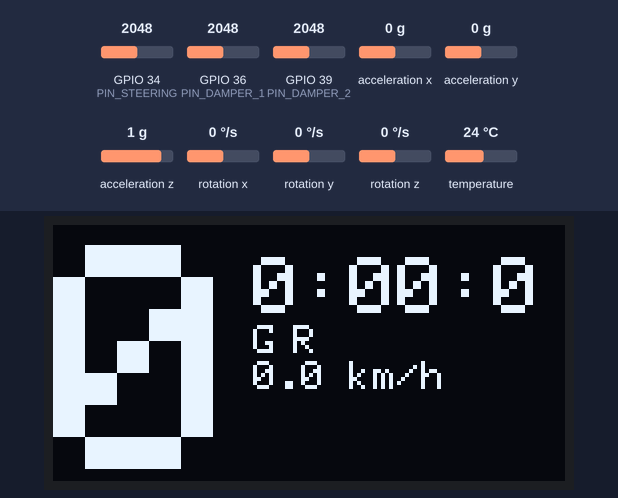
A program run on a simulated ESP32. Shown: 128×64 one-colour display. Inputs (shaded band) come from the test bench; at power-on: GPIO 34 (PIN_STEERING) = 2048, GPIO 36 (PIN_DAMPER_1) = 2048, GPIO 39 (PIN_DAMPER_2) = 2048, acceleration x 0 g, acceleration y 0 g, acceleration z 1 g, rotation x 0 °/s, rotation y 0 °/s, rotation z 0 °/s, temperature 24 °C. No CAN messages arrive unless stated; storage starts empty; EEPROM starts erased; what the program prints to the serial monitor is not drawn.

Above: at 0.3 s.

The program:

main.cpp
```cpp
#include "includes.h"

QueueHandle_t canQueue;
char logFileName[32] = "/datalog.csv";

volatile int currentGear = 0;
volatile float currentGpsSpeed = 0.0;
volatile unsigned long lastLapTime = 0;
volatile unsigned long lastGearCanRxMs = 0;
volatile unsigned long lastGpsPositionCanRxMs = 0;
volatile uint32_t frontCanQueueDrops = 0;
volatile uint32_t frontCanTxFailures = 0;
volatile bool frontCanReady = false;
volatile bool frontSdReady = false;
volatile uint32_t frontSdWriteFailures = 0;

void setup() {
  Serial.begin(115200);
  Serial.println("Booting Front Module...");

  setupPins();  // GPIO
  setupSD();    // SD on HSPI
  setupOLED();  // OLED on VSPI/Software
  setupMPU();   // I2C
  setupCAN();   // TWAI

  canQueue = xQueueCreate(200, sizeof(LogMessage));
  if (!canQueue) {
    DEBUG_PRINTLN(F("CAN log queue allocation failed"));
  }

  // Task Start
  if (canQueue) {
    xTaskCreatePinnedToCore(SD_Task,  "SD_Log", 4096, NULL, 1, NULL, 0); // Core 0
  }
  if (frontCanReady && canQueue) {
    xTaskCreatePinnedToCore(CAN_Task, "CAN_RX", 4096, NULL, 4, NULL, 1); // Core 1
  }
}

void loop() {
  static TickType_t lastWakeTime = xTaskGetTickCount();
  static unsigned long lastDisplayUpdate = 0;
  static unsigned long lastMpuRetry = 0;
  unsigned long currentMillis = millis();

  // Mark each remote data source missing until a recent valid CAN frame arrives.
  NO_REAR = lastGearCanRxMs == 0 ||
            currentMillis - lastGearCanRxMs > REAR_CAN_TIMEOUT_MS;
  NO_GPS = lastGpsPositionCanRxMs == 0 ||
           currentMillis - lastGpsPositionCanRxMs > GPS_CAN_TIMEOUT_MS;

  // 1. Read Analog Sensors (Dampers, Steering)
  int d1 = analogRead(PIN_DAMPER_1);
  int d2 = analogRead(PIN_DAMPER_2);
  int str = analogRead(PIN_STEERING);

  uint8_t analogMsg[6];
  analogMsg[0] = (d1 >> 8) & 0xFF;  analogMsg[1] = d1 & 0xFF;
  analogMsg[2] = (d2 >> 8) & 0xFF;  analogMsg[3] = d2 & 0xFF;
  analogMsg[4] = (str >> 8) & 0xFF; analogMsg[5] = str & 0xFF;

  broadcastData(CAN_ID_FRONT_ANALOG, analogMsg, 6);

  // 2. Read MPU (Accel & Gyro). Probe first because the Adafruit read API
  // does not reliably surface an I2C disconnect as a failed getEvent().
  if (mpuReady) {
    Wire.beginTransmission(MPU6050_I2CADDR_DEFAULT);
    if (Wire.endTransmission() != 0) mpuReady = false;
  } else if (currentMillis - lastMpuRetry >= 5000) {
    lastMpuRetry = currentMillis;
    setupMPU();
  }

  sensors_event_t a, g, temp;
  if (mpuReady && mpu.getEvent(&a, &g, &temp)) {
    int16_t ax = (int16_t)(a.acceleration.x * 100);
    int16_t ay = (int16_t)(a.acceleration.y * 100);
    int16_t az = (int16_t)(a.acceleration.z * 100);

    int16_t gx = (int16_t)(g.gyro.x * 100);
    int16_t gy = (int16_t)(g.gyro.y * 100);
    int16_t gz = (int16_t)(g.gyro.z * 100);

    uint8_t accelMsg[6];
    accelMsg[0] = (ax >> 8) & 0xFF;  accelMsg[1] = ax & 0xFF;
    accelMsg[2] = (ay >> 8) & 0xFF;  accelMsg[3] = ay & 0xFF;
    accelMsg[4] = (az >> 8) & 0xFF;  accelMsg[5] = az & 0xFF;
    broadcastData(CAN_ID_ACCEL, accelMsg, 6);

    uint8_t gyroMsg[6];
    gyroMsg[0] = (gx >> 8) & 0xFF;  gyroMsg[1] = gx & 0xFF;
    gyroMsg[2] = (gy >> 8) & 0xFF;  gyroMsg[3] = gy & 0xFF;
    gyroMsg[4] = (gz >> 8) & 0xFF;  gyroMsg[5] = gz & 0xFF;
    broadcastData(CAN_ID_GYRO, gyroMsg, 6);
  }

  // 3. Update Display at a lower frequency (e.g., 10Hz)
  if (currentMillis - lastDisplayUpdate >= DISPLAY_PERIOD_MS) {
    if (displayReady) {
      updateDisplay(currentGear, lastLapTime, currentGpsSpeed);
    }
    lastDisplayUpdate = currentMillis;
  }

  // Precise LOGGING_FREQ_HZ loop timing
  vTaskDelayUntil(&lastWakeTime, pdMS_TO_TICKS(LOGGING_PERIOD_MS));
}
```

canIDs.h
```cpp
#ifndef CAN_IDS_H
#define CAN_IDS_H

// ================================================================
// FRONT MODULE SENSORS
// ================================================================
#define CAN_ID_FRONT_ANALOG   0x500 // Data: [D1_H, D1_L, D2_H, D2_L, STR_H, STR_L]
#define CAN_ID_ACCEL          0x501 // Data: [AX_H, AX_L, AY_H, AY_L, AZ_H, AZ_L]
#define CAN_ID_GYRO           0x502 // Data: [GX_H, GX_L, GY_H, GY_L, GZ_H, GZ_L]

// ================================================================
// REAR MODULE SENSORS
// ================================================================
#define CAN_ID_GEAR           0x700 // Data: [GearNum]
#define CAN_ID_REAR_ANALOG    0x701 // Data: [RL_H, RL_L, RR_H, RR_L, BRK_H, BRK_L]

// GPS (Split into 2 frames because floats are 4 bytes each)
#define CAN_ID_GPS_POS        0x750 // Data: [Lat_B0..B3, Lon_B0..B3]
#define CAN_ID_GPS_SPD        0x751 // Data: [Spd_B0..B3, 0, 0, 0, 0]

#define CAN_ID_LAPTIME        0x777 // Data: [LapTimeMs_B3, LapTimeMs_B2, LapTimeMs_B1, LapTimeMs_B0]

#endif
```

debug.h
```cpp
#ifndef DEBUG_H
#define DEBUG_H

#include <Arduino.h>

// ================================================================
// DEBUG CONFIGURATION
// ================================================================
// Set this to 0 to disable all Serial prints
#define ENABLE_DEBUG 1

// Macro definitions
#if ENABLE_DEBUG
  #define DEBUG_BEGIN(speed)    Serial.begin(speed)
  #define DEBUG_PRINT(...)      Serial.print(__VA_ARGS__)
  #define DEBUG_PRINTLN(...)    Serial.println(__VA_ARGS__)
  #define DEBUG_PRINTF(...)     Serial.printf(__VA_ARGS__)
#else
  #define DEBUG_BEGIN(speed)
  #define DEBUG_PRINT(...)
  #define DEBUG_PRINTLN(...)
  #define DEBUG_PRINTF(...)
#endif

#endif
```

includes.h
```cpp
#ifndef FRONT_MODULE_INCLUDES
#define FRONT_MODULE_INCLUDES

// Libraries
#include <Arduino.h>
#include <SPI.h>
#include <Wire.h>
#include <SD.h>
#include <Adafruit_GFX.h>
#include <Adafruit_SSD1306.h>
#include <Adafruit_MPU6050.h>
#include <Adafruit_Sensor.h>
#include <Preferences.h>
#include "driver/twai.h"
#include "freertos/FreeRTOS.h"
#include "freertos/task.h"
#include "freertos/queue.h"

// Local Modules
#include "pinout.h"
#include "debug.h"
#include "setup.h"
#include "loop.h"
#include "canIDs.h"

// Timing Constants
#define LOGGING_FREQ_HZ 25
#define DISPLAY_FREQ_HZ 10
#define LOGGING_PERIOD_MS (1000 / LOGGING_FREQ_HZ)
#define DISPLAY_PERIOD_MS (1000 / DISPLAY_FREQ_HZ)
#define REAR_CAN_TIMEOUT_MS 1000
#define GPS_CAN_TIMEOUT_MS 3000

// --- DATA GLOBALS (Shared) ---
extern volatile int currentGear;
extern volatile float currentGpsSpeed;
extern volatile unsigned long lastLapTime;
extern volatile unsigned long lastGearCanRxMs;
extern volatile unsigned long lastGpsPositionCanRxMs;
extern volatile uint32_t frontCanQueueDrops;
extern volatile uint32_t frontCanTxFailures;
extern volatile bool frontCanReady;
extern volatile bool frontSdReady;
extern volatile uint32_t frontSdWriteFailures;
extern bool mpuReady;
extern bool displayReady;

extern bool NO_REAR, NO_GPS;


// Dedicated SPI instance for SD Card (HSPI)
extern SPIClass sdSPI;

// Structure for message queue
struct LogMessage {
    uint32_t id;
    uint8_t len;
    uint8_t data[8];
    unsigned long timestamp;
    bool isRx; // true = RX (received), false = TX (sent by us)
};

extern QueueHandle_t canQueue;
extern Adafruit_SSD1306 display;
extern Adafruit_MPU6050 mpu;
extern char logFileName[32];

bool mountSDStorage();

#endif
```

loop.h
```cpp
#ifndef FRONT_MODULE_LOOP
#define FRONT_MODULE_LOOP

#include <Arduino.h>
#include "freertos/FreeRTOS.h"
#include "freertos/queue.h"

// Task definitions
void CAN_Task(void *pvParameters);
void SD_Task(void *pvParameters);

// Utility functions
void broadcastData(uint32_t id, uint8_t* data, size_t len);
void updateDisplay(uint8_t currentGear, unsigned long lastLapTime,
                   float gpsSpeed);

#endif
```

pinout.h
```cpp
#ifndef FRONT_MODULE_PINS_H
#define FRONT_MODULE_PINS_H

#include <Arduino.h>

// ================================================================
// OLED DISPLAY
// ================================================================
constexpr int8_t PIN_OLED_MOSI  = GPIO_NUM_13;
constexpr int8_t PIN_OLED_CLK   = GPIO_NUM_14;
constexpr int8_t PIN_OLED_DC    = GPIO_NUM_33;
constexpr int8_t PIN_OLED_CS    = GPIO_NUM_32;
constexpr int8_t PIN_OLED_RESET = -1;

// ================================================================
// SD CARD
// ================================================================
constexpr int8_t PIN_SD_MOSI = GPIO_NUM_23;
constexpr int8_t PIN_SD_MISO = GPIO_NUM_19;
constexpr int8_t PIN_SD_SCK  = GPIO_NUM_18;
constexpr int8_t PIN_SD_CS   = GPIO_NUM_22; // 22 in pinout

// ================================================================
// ANALOG SENSORS
// ================================================================
constexpr int8_t PIN_DAMPER_1    = GPIO_NUM_36;
constexpr int8_t PIN_DAMPER_2    = GPIO_NUM_39;
constexpr int8_t PIN_STEERING    = GPIO_NUM_34;

// ================================================================
// MPU 6050
// ================================================================
constexpr int8_t PIN_MPU_SDA = GPIO_NUM_21;
constexpr int8_t PIN_MPU_SCL = GPIO_NUM_25;

// ================================================================
// CAN BUS (TJA1050)
// ================================================================
constexpr int8_t PIN_CAN_TX = GPIO_NUM_27;
constexpr int8_t PIN_CAN_RX = GPIO_NUM_26;

#endif
```

setup.h
```cpp
#ifndef FRONT_MODULE_SETUP
#define FRONT_MODULE_SETUP

#include <Arduino.h>
#include <Adafruit_SSD1306.h>
#include <Adafruit_MPU6050.h>


void setupPins();
void setupOLED();
void setupSD();
void setupMPU();
void setupCAN();

#endif
```

loop.cpp
```cpp
#include "includes.h"

// Centralized function for CAN sending and SD logging
void broadcastData(uint32_t id, uint8_t* data, size_t len) {
    if (len > 8) len = 8;

    // 1. Physically send on the CAN bus
    twai_message_t txMsg = {};
    txMsg.identifier = id;
    txMsg.extd = 0;
    txMsg.data_length_code = len;
    memcpy(txMsg.data, data, len);
    if (!frontCanReady || twai_transmit(&txMsg, pdMS_TO_TICKS(5)) != ESP_OK) {
        frontCanTxFailures++;
    }

    // 2. Send to queue for SD logging
    LogMessage log;
    log.id = id;
    log.len = len;
    log.timestamp = millis();
    log.isRx = false; // Message sent locally
    memcpy(log.data, data, len);

    if (!canQueue || xQueueSend(canQueue, &log, 0) != pdTRUE) {
        frontCanQueueDrops++;
    }
}

// --- TASK: CAN RECEIVER ---
void CAN_Task(void *pvParameters) {
    twai_message_t rxMsg;
    LogMessage log;

    while (1) {
        const esp_err_t receiveResult = twai_receive(&rxMsg, pdMS_TO_TICKS(100));

        uint32_t alerts = 0;
        if (twai_read_alerts(&alerts, 0) == ESP_OK) {
            if (alerts & TWAI_ALERT_RX_QUEUE_FULL) frontCanQueueDrops++;
            if (alerts & TWAI_ALERT_TX_FAILED) frontCanTxFailures++;
            if (alerts & TWAI_ALERT_BUS_OFF) {
                frontCanReady = false;
                if (twai_initiate_recovery() != ESP_OK) frontCanTxFailures++;
            }
            if (alerts & TWAI_ALERT_BUS_RECOVERED) {
                if (twai_start() == ESP_OK) frontCanReady = true;
            }
        }

        if (receiveResult == ESP_OK) {
            // This project uses only standard Classical-CAN data frames.
            if (rxMsg.extd || rxMsg.rtr || rxMsg.dlc_non_comp ||
                rxMsg.data_length_code > 8) {
                frontCanQueueDrops++;
                continue;
            }
            const unsigned long rxTimestamp = millis();

            // 1. Log EVERYTHING received
            log.id = rxMsg.identifier;
            log.len = rxMsg.data_length_code;
            log.timestamp = rxTimestamp;
            log.isRx = true;
            memcpy(log.data, rxMsg.data, rxMsg.data_length_code);
            if (xQueueSend(canQueue, &log, 0) != pdTRUE) {
                frontCanQueueDrops++;
            }

            if (rxMsg.identifier == CAN_ID_GEAR && rxMsg.data_length_code >= 1)
                lastGearCanRxMs = rxTimestamp;
            if (rxMsg.identifier == CAN_ID_GPS_POS && rxMsg.data_length_code >= 8) {
                lastGpsPositionCanRxMs = rxTimestamp;
            }

            // 2. Update Display Variables (Only if relevant)
            if (rxMsg.identifier == CAN_ID_GEAR && rxMsg.data_length_code >= 1) {
                currentGear = rxMsg.data[0];
            }
            else if (rxMsg.identifier == CAN_ID_GPS_SPD &&
                     rxMsg.data_length_code >= sizeof(float)) {
                float speed = 0.0f;
                memcpy(&speed, rxMsg.data, sizeof(speed));
                currentGpsSpeed = speed;
            }
            else if (rxMsg.identifier == CAN_ID_LAPTIME && rxMsg.data_length_code >= 4) {
                lastLapTime = ((uint32_t)rxMsg.data[0] << 24) | ((uint32_t)rxMsg.data[1] << 16) | ((uint32_t)rxMsg.data[2] << 8) | (uint32_t)rxMsg.data[3];
            }
        } else if (receiveResult != ESP_ERR_TIMEOUT) {
            vTaskDelay(pdMS_TO_TICKS(100));
        }
    }
}

// --- TASK: SD WRITER ---
void SD_Task(void *pvParameters) {
    LogMessage msg;
    char hexData[20];
    char line[64];
    const int BATCH_SIZE = 20;
    int batchCount = 0;
    unsigned long lastMountAttempt = 0;

    File logFile;
    if (frontSdReady) logFile = SD.open(logFileName, FILE_APPEND);

    while (1) {
        if (xQueueReceive(canQueue, &msg, pdMS_TO_TICKS(500))) {
            if (!frontSdReady && millis() - lastMountAttempt >= 2000) {
                lastMountAttempt = millis();
                mountSDStorage();
            }
            if (frontSdReady && !logFile) {
                logFile = SD.open(logFileName, FILE_APPEND);
                if (!logFile) frontSdReady = false;
            }

            if (logFile) {
                // Convert data to Hex String
                hexData[0] = '\0';
                for (int i = 0; i < msg.len; i++) {
                    sprintf(hexData + (i*2), "%02X", msg.data[i]);
                }

                // Format: timestamp, id, data
                const int lineLength = snprintf(line, sizeof(line), "%lu,%X,%s\n",
                                                msg.timestamp, msg.id, hexData);
                const bool writeOk = lineLength > 0 && lineLength < (int)sizeof(line) &&
                                     logFile.write((const uint8_t *)line,
                                                   (size_t)lineLength) == (size_t)lineLength;

                if (!writeOk || logFile.getWriteError()) {
                    frontSdWriteFailures++;
                    logFile.close();
                    SD.end();
                    frontSdReady = false;
                    batchCount = 0;
                    continue;
                }

                batchCount++;
                if (batchCount >= BATCH_SIZE) {
                    logFile.flush();
                    if (logFile.getWriteError()) {
                        frontSdWriteFailures++;
                        logFile.close();
                        SD.end();
                        frontSdReady = false;
                    }
                    batchCount = 0;
                }
            } else {
                frontSdWriteFailures++;
            }
        } else {
            // Periodic flush if idle
            if (logFile) {
                logFile.flush();
                if (logFile.getWriteError()) {
                    frontSdWriteFailures++;
                    logFile.close();
                    SD.end();
                    frontSdReady = false;
                    batchCount = 0;
                }
            }
        }
    }
}

void updateDisplay(uint8_t currentGear, unsigned long lastLapTime,
                   float gpsSpeed)
{
    display.clearDisplay();

    // Large gear number on left
    display.setTextSize(8);
    display.setCursor(0, 5);
    if (currentGear == 0 && !NO_REAR)
        display.print("N");
    else
        display.print(currentGear);

    // Right side time
    display.setTextSize(2);

    // Time at top right
    unsigned long totalMs = lastLapTime;
    unsigned int mins = (totalMs / 60000) % 60;
    unsigned int secs = (totalMs / 1000) % 60;
    unsigned int tenths = (totalMs / 100) % 10;

    display.setCursor(50, 8);
    display.printf("%01d:%02d:%d", mins, secs, tenths);

    display.setTextSize(1);

    if (NO_GPS)
    {
        display.setCursor(50, 25);
        display.printf("G");
    }

    if (NO_REAR)
    {
        display.setCursor(60, 25);
        display.printf("R");
    }

    // GPS speed is retained even while stale; the G marker communicates age.
    display.setCursor(50, 34);
    display.printf("%.1f km/h", gpsSpeed);

    display.display();
}
```

Source omitted: setup.cpp (4146 bytes)
